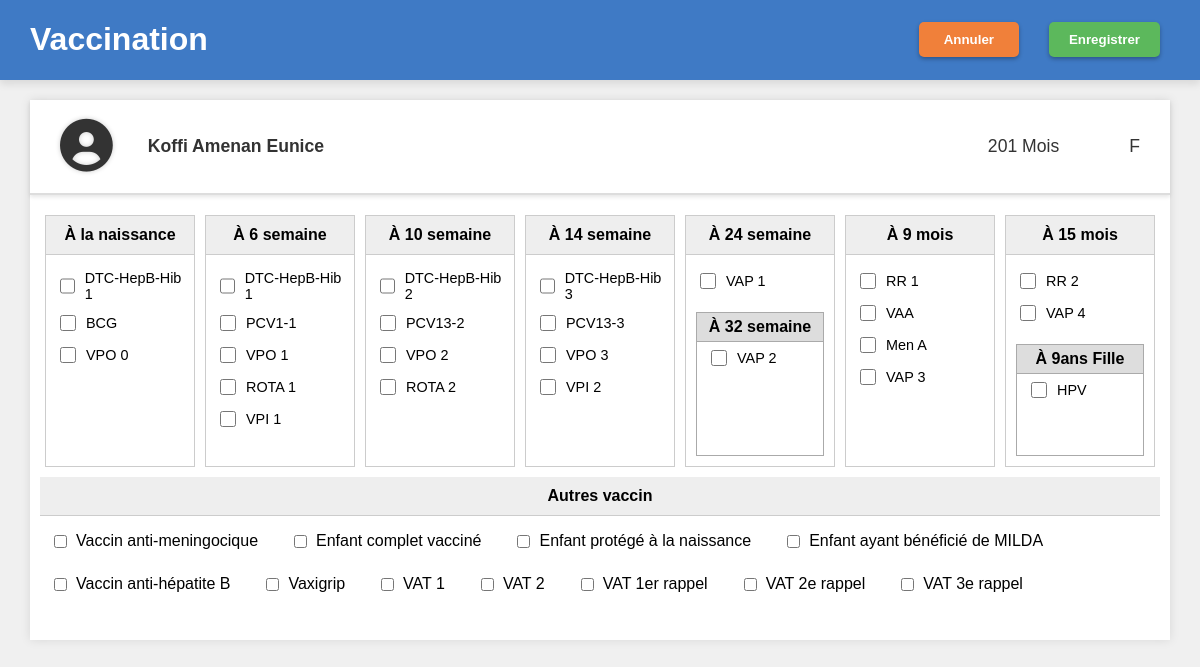
Page /vaccination/2/ on the committed database.
### patient/models.py (models this page shows, shortened)
class Patient(models.Model):
    nom = models.CharField(max_length=100)
    prenom = models.CharField(max_length=300)
    date_naissance = models.DateField()
    sexe = models.CharField(max_length=10)
    nom_parent= models.CharField(max_length=100)
    quartier = models.CharField(max_length=100)
    telephone = models.CharField(max_length=20, blank=True, null=True)
    @property
    def age(self):
        today = date.today()
        return (today.year - self.date_naissance.year) * 12 + today.month - self.date_naissance.month

### patient/views.py (the view)
# urls.py: path('vaccination/<int:patient_id>/', views.vaccination, name="vaccination"),
def vaccination(request, patient_id):
    patient = get_object_or_404(Patient, id=patient_id)
    return render(request, 'patient/vaccination.html', {"patient": patient})

### patient/context_processors.py (called while the page is built)
def today(request):
    return {"today": date.today()}

### patient/templates/patient/vaccination.html (shortened to what this page needs)
<!DOCTYPE html>
<html lang="fr">
  {% load static %}
<head>
    <link rel="stylesheet" href="{% static 'patient/style.css' %}">
    <link rel="stylesheet" href="https://cdnjs.cloudflare.com/ajax/libs/font-awesome/6.0.0-beta3/css/all.min.css">
</head>
<body class="vaccin-body">
    <div class="header-bar-vaccin">
        <h1>Vaccination</h1>
        <div class="header-buttons">
            <button class="btn btn-annuler">Annuler</button>
            <button class="btn btn-enregistrer" type="submit" form="formVaccin">Enregistrer</button>
        </div>
    </div>
    <div class="main-container-vaccin">
        <div class="patient-info-box">
            <div class="patient-details">
                <i class="fas fa-user-circle profile-icon"></i>
                <span class="patient-name">{{patient.nom}} {{patient.prenom}}</span>
                <span class="patient-age">{{patient.age}} Mois</span>
                <span class="patient-sex">{{patient.sexe}}</span>
            </div>
        </div>
        <form method="post" action="{% url 'enregistrement_vaccin' patient.id %}" id="formVaccin">
          <div class="vaccination-grid">
            <div class="vaccin-column">
              <div class="column-header">À la naissance</div>
              <div class="vaccin-item"><input type="checkbox" name="vaccins" id="v_dtch_0" value="DTC_HepB_Hib_1"><label for="v_dtch_0">DTC-HepB-Hib 1</label></div>
              <div class="vaccin-item"><input type="checkbox" name="vaccins" id="v_bcg" value="BCG"><label for="v_bcg">BCG</label></div>
              <div class="vaccin-item"><input type="checkbox" name="vaccins" id="v_vpo0" value="VPO0"><label for="v_vpo0">VPO 0</label></div>
            </div>
            <div class="vaccin-column">
              <div class="column-header">À 6 semaine</div>
              <div class="vaccin-item"><input type="checkbox" name="vaccins" id="v_dtch_1" value="DTC_HepB_Hib_1"><label for="v_dtch_1">DTC-HepB-Hib 1</label></div>
              <div class="vaccin-item"><input type="checkbox" name="vaccins" id="v_pcv1" value="PCV1"><label for="v_pcv1">PCV1-1</label></div>
              <div class="vaccin-item"><input type="checkbox" name="vaccins" id="v_vpo1" value="VPO1"><label for="v_vpo1">VPO 1</label></div>
              <div class="vaccin-item"><input type="checkbox" name="vaccins" id="v_rota1" value="ROTA1"><label for="v_rota1">ROTA 1</label></div>
              <div class="vaccin-item"><input type="checkbox" name="vaccins" id="v_vpi1" value="VPI1"><label for="v_vpi1">VPI 1</label></div>
            </div>
            <div class="vaccin-column">
              <div class="column-header">À 10 semaine</div>
              <div class="vaccin-item"><input type="checkbox" name="vaccins" id="v_dtch_2" value="DTC_HepB_Hib_2"><label for="v_dtch_2">DTC-HepB-Hib 2</label></div>
              <div class="vaccin-item"><input type="checkbox" name="vaccins" id="v_pcv2" value="PCV2"><label for="v_pcv2">PCV13-2</label></div>
              <div class="vaccin-item"><input type="checkbox" name="vaccins" id="v_vpo2" value="VPO2"><label for="v_vpo2">VPO 2</label></div>
              <div class="vaccin-item"><input type="checkbox" name="vaccins" id="v_rota2" value="ROTA2"><label for="v_rota2">ROTA 2</label></div>
            </div>
            <div class="vaccin-column">
              <div class="column-header">À 14 semaine</div>
              <div class="vaccin-item"><input type="checkbox" name="vaccins" id="v_dtch_3" value="DTC_HepB_Hib_3"><label for="v_dtch_3">DTC-HepB-Hib 3</label></div>
              <div class="vaccin-item"><input type="checkbox" name="vaccins" id="v_pcv3" value="PCV3"><label for="v_pcv3">PCV13-3</label></div>
              <div class="vaccin-item"><input type="checkbox" name="vaccins" id="v_vpo3" value="VPO3"><label for="v_vpo3">VPO 3</label></div>
              <div class="vaccin-item"><input type="checkbox" name="vaccins" id="v_vpi2" value="VPI2"><label for="v_vpi2">VPI 2</label></div>
            </div>
            <div class="vaccin-column complex-column">
              <div class="column-header">À 24 semaine</div>
              <div class="vaccin-item"><input type="checkbox" name="vaccins" id="v_vap1" value="VAP1"><label for="v_vap1">VAP 1</label></div>
              <div class="vaccin-sub-box">
                <div class="sub-header">À 32 semaine</div>
                <div class="vaccin-item"><input type="checkbox" name="vaccins" id="v_vap2" value="VAP2"><label for="v_vap2">VAP 2</label></div>
              </div>
            </div>
            <div class="vaccin-column">
              <div class="column-header">À 9 mois</div>
              <div class="vaccin-item"><input type="checkbox" name="vaccins" id="v_rr1" value="RR1"><label for="v_rr1">RR 1</label></div>
              <div class="vaccin-item"><input type="checkbox" name="vaccins" id="v_vaa" value="VAA"><label for="v_vaa">VAA</label></div>
              <div class="vaccin-item"><input type="checkbox" name="vaccins" id="v_mena" value="MenA"><label for="v_mena">Men A</label></div>
              <div class="vaccin-item"><input type="checkbox" name="vaccins" id="v_vap3" value="VAP3"><label for="v_vap3">VAP 3</label></div>
            </div>
            <div class="vaccin-column complex-column">
              <div class="column-header">À 15 mois</div>
              <div class="vaccin-item"><input type="checkbox" name="vaccins" id="v_rr2" value="RR2"><label for="v_rr2">RR 2</label></div>
              <div class="vaccin-item"><input type="checkbox" name="vaccins" id="v_vap4" value="VAP4"><label for="v_vap4">VAP 4</label></div>
              <div class="vaccin-sub-box">
                <div class="sub-header">À 9ans Fille</div>
                <div class="vaccin-item"><input type="checkbox" name="vaccins" id="v_hpv" value="HPV"><label for="v_hpv">HPV</label></div>
              </div>
            </div>
            </div>
            <div class="autre-vaccin-column">
              <div class="column-header">Autres vaccin</div>
              <div class="vaccin-items-container">
                <div class="vaccin-item-autre"><input type="checkbox" name="vaccins" id="v_vam" value="vam"><label for="v_vam">Vaccin anti-meningocique</label></div>
                <div class="vaccin-item-autre"><input type="checkbox" name="vaccins" id="v_ecv" value="ecv"><label for="v_ecv">Enfant complet vacciné</label></div>
                <div class="vaccin-item-autre"><input type="checkbox" name="vaccins" id="v_epn" value="epn"><label for="v_epn">Enfant protégé à la naissance</label></div>
                <div class="vaccin-item-autre"><input type="checkbox" name="vaccins" id="v_eabmilda" value="eabmilda"><label for="v_eabmilda">Enfant ayant bénéficié de MILDA</label></div>
                <div class="vaccin-item-autre"><input type="checkbox" name="vaccins" id="v_ahb" value="ahb"><label for="v_ahb">Vaccin anti-hépatite B</label></div>
                <div class="vaccin-item-autre"><input type="checkbox" name="vaccins" id="v_vaxigrip" value="vaxigrip"><label for="v_vaxigrip">Vaxigrip</label></div>
                <div class="vaccin-item-autre"><input type="checkbox" name="vaccins" id="v_vat1" value="vat1"><label for="v_vat1">VAT 1</label></div>
                <div class="vaccin-item-autre"><input type="checkbox" name="vaccins" id="v_vat2" value="vat2"><label for="v_vat2">VAT 2</label></div>
                <div class="vaccin-item-autre"><input type="checkbox" name="vaccins" id="v_vatrap1" value="vatrap1"><label for="v_vatrap1">VAT 1er rappel</label></div>
                <div class="vaccin-item-autre"><input type="checkbox" name="vaccins" id="v_vatrap2" value="vatrap2"><label for="v_vatrap2">VAT 2e rappel</label></div>
                <div class="vaccin-item-autre"><input type="checkbox" name="vaccins" id="v_vatrap3" value="vatrap3"><label for="v_vatrap3">VAT 3e rappel</label></div>
              </div>
            </div>
          </div>
    </body>
</html>

### patient/static/patient/style.css (style rules this page uses)
input::placeholder { color: rgba(15, 13, 13, 0.7); }
.patient-info-box { padding: 20px 30px; border-bottom: 2px solid #ddd; box-shadow: 0 2px 4px rgba(0, 0, 0, 0.1); }
.patient-details { display: flex; align-items: center; font-size: 1.2em; font-weight: bold; color: #333; }
.profile-icon { font-size: 3em; margin-right: 15px; color: #333; text-shadow: 0 0 5px rgba(0, 0, 0, 0.2); }
.patient-name { flex-grow: 1; }
.patient-age, .patient-sex { margin-left: 50px; font-weight: normal; }
.btn { padding: 10px 25px; margin: 0 10px; border: none; border-radius: 5px; font-weight: bold; cursor: pointer; transition: all 0.3s; min-width: 100px; }
.patient-name { font-weight: 600; font-size: 1.1rem; }
.vaccin-body { font-family: Arial, sans-serif; background-color: #f0f0f0; margin: 0; padding: 0; }
.main-container-vaccin { width: 95%; max-width: 1400px; margin: 20px auto; background-color: white; box-shadow: 0 0 10px rgba(0, 0, 0, 0.1); padding-bottom: 30px; }
.header-bar-vaccin { background-color: #3f7ac5; color: white; padding: 0px 30px; display: flex; justify-content: space-between; align-items: center; box-shadow: 0 4px 8px rgba(0, 0, 0, 0.1); }
.header-buttons .btn { padding: 10px 20px; margin-left: 10px; border: none; border-radius: 5px; font-weight: bold; cursor: pointer; color: white; box-shadow: 0 2px 4px rgba(0, 0, 0, 0.3); }
.btn-annuler { background-color: #f0803a; }
.btn-enregistrer { background-color: #5cb85c; }
.patient-info-box { padding: 20px 30px; border-bottom: 2px solid #ddd; box-shadow: 0 2px 4px rgba(0, 0, 0, 0.1); margin-bottom: 20px; }
.profile-icon { font-size: 3em; margin-right: 15px; color: #333; }
.vaccination-grid { display: grid; grid-template-columns: repeat(7, 1fr); padding: 0 15px; gap: 10px; }
.vaccin-column { border: 1px solid #ccc; padding: 0; display: flex; flex-direction: column; min-height: 250px; }
.column-header { background-color: #eee; padding: 10px 5px; font-weight: bold; text-align: center; border-bottom: 1px solid #ccc; margin-bottom: 10px; }
.vaccin-item { padding: 5px 10px; display: flex; align-items: center; }
.vaccin-item input[type="checkbox"] { margin-right: 10px; width: 16px; height: 16px; }
.vaccin-item label { font-size: 0.9em; }
.complex-column { justify-content: flex-start; }
.vaccin-sub-box { border: 1px solid #aaa; margin: 15px 10px 10px; flex-grow: 1; }
.vaccin-sub-box .sub-header { background-color: #ddd; padding: 5px; font-weight: bold; text-align: center; border-bottom: 1px solid #aaa; }
.autre-vaccin-column { padding: 10px; }
.autre-vaccin-column .column-header { background-color: #eee; padding: 10px 5px; font-weight: bold; text-align: center; border-bottom: 1px solid #ccc; margin-bottom: 10px; }
.vaccin-items-container { display: flex; flex-wrap: wrap; gap: 12px; justify-content: flex-start; }
.vaccin-item-autre { display: flex; align-items: center; gap: 6px; padding: 6px 10px; white-space: nowrap; }
.header-buttons { display: flex; gap: 10px; }
.btn { border: none; padding: 8px 16px; border-radius: 20px; color: #fff; font-weight: bold; cursor: pointer; }
.patient-details { display: flex; gap: 20px; font-size: 1.1rem; }
:root { color-scheme: light dark; }

### rows in the picture
Patient: nom "Koffi", prenom "Amenan Eunice", age "201", sexe "F"
